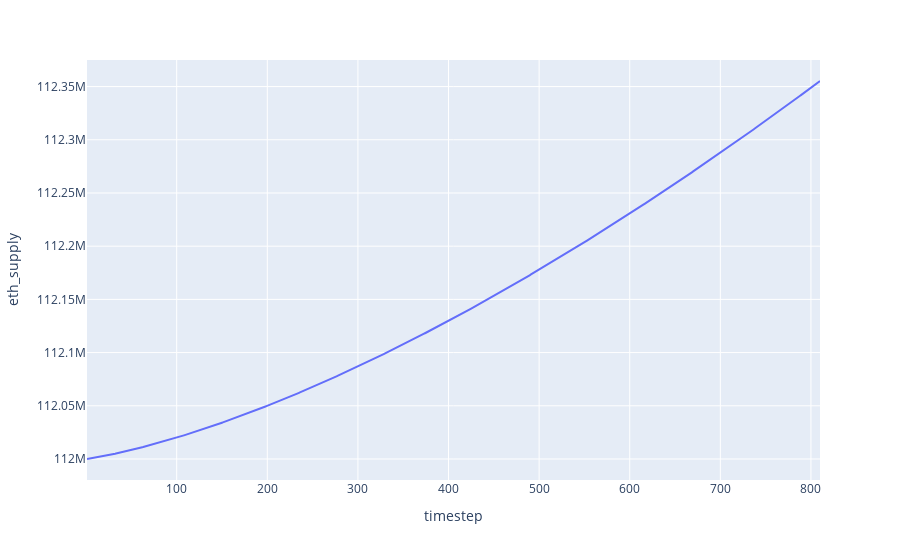

This figure's notebook cell:
### Code cell
df.plot(x='timestep', y='eth_supply')

### Figure 1 — Plotly figure (JSON) as saved in the notebook; plotly's stock layout.template omitted (floating-point values rounded to 4 significant figures; data arrays with more than 128 entries replaced by an {"elided": "..."} marker saying what was removed)
{"data": [{"hovertemplate": "timestep=%{x}<br>eth_supply=%{y}<extra></extra>", "legendgroup": "", "line": {"color": "#636efa", "dash": "solid"}, "mode": "lines", "name": "", "orientation": "v", "showlegend": false, "type": "scatter", "x": {"elided": "810 int values"}, "xaxis": "x", "y": {"elided": "810 float values"}, "yaxis": "y"}], "layout": {"legend": {"tracegroupgap": 0}, "margin": {"t": 60}, "xaxis": {"anchor": "y", "domain": [0, 1], "title": {"text": "timestep"}}, "yaxis": {"anchor": "x", "domain": [0, 1], "title": {"text": "eth_supply"}}}}
